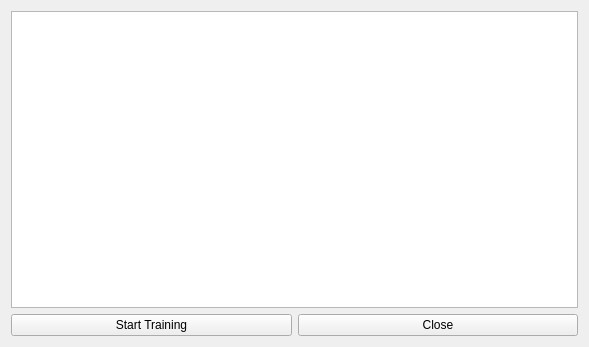
<?xml version="1.0" encoding="UTF-8"?>
<ui version="4.0">
 <class>TrainWindow</class>
 <widget class="QWidget" name="TrainWindow">
  <property name="geometry">
   <rect>
    <x>0</x>
    <y>0</y>
    <width>589</width>
    <height>347</height>
   </rect>
  </property>
  <property name="windowTitle">
   <string>Model Trainer</string>
  </property>
  <layout class="QGridLayout" name="gridLayout">
   <item row="0" column="1" colspan="2">
    <widget class="QPlainTextEdit" name="trainOutput">
     <property name="font">
      <font>
       <family>Andale Mono</family>
      </font>
     </property>
     <property name="readOnly">
      <bool>true</bool>
     </property>
     <property name="plainText">
      <string/>
     </property>
    </widget>
   </item>
   <item row="2" column="2">
    <widget class="QPushButton" name="closeBtn">
     <property name="text">
      <string>Close</string>
     </property>
    </widget>
   </item>
   <item row="2" column="1">
    <widget class="QPushButton" name="trainBtn">
     <property name="text">
      <string>Start Training</string>
     </property>
    </widget>
   </item>
  </layout>
 </widget>
 <resources/>
 <connections/>
</ui>
